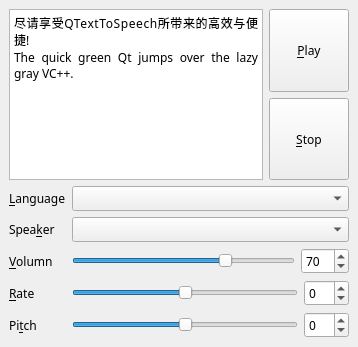
<?xml version="1.0" encoding="UTF-8"?>
<ui version="4.0">
 <class>TTS</class>
 <widget class="QMainWindow" name="TTS">
  <property name="geometry">
   <rect>
    <x>0</x>
    <y>0</y>
    <width>358</width>
    <height>347</height>
   </rect>
  </property>
  <property name="font">
   <font>
    <family>宋体</family>
   </font>
  </property>
  <property name="windowTitle">
   <string>Text to Speech</string>
  </property>
  <widget class="QWidget" name="centralwidget">
   <layout class="QVBoxLayout" name="verticalLayout_2">
    <item>
     <layout class="QHBoxLayout" name="horizontalLayout">
      <item>
       <widget class="QTextEdit" name="text">
        <property name="font">
         <font>
          <pointsize>9</pointsize>
         </font>
        </property>
        <property name="html">
         <string>&lt;!DOCTYPE HTML PUBLIC &quot;-//W3C//DTD HTML 4.0//EN&quot; &quot;http://www.w3.org/TR/REC-html40/strict.dtd&quot;&gt;
&lt;html&gt;&lt;head&gt;&lt;meta name=&quot;qrichtext&quot; content=&quot;1&quot; /&gt;&lt;style type=&quot;text/css&quot;&gt;
p, li { white-space: pre-wrap; }
&lt;/style&gt;&lt;/head&gt;&lt;body style=&quot; font-family:'宋体'; font-size:9pt; font-weight:400; font-style:normal;&quot;&gt;
&lt;p align=&quot;justify&quot; style=&quot; margin-top:0px; margin-bottom:0px; margin-left:0px; margin-right:0px; -qt-block-indent:0; text-indent:0px;&quot;&gt;&lt;span style=&quot; font-family:'宋体';&quot;&gt;尽请享受QTextToSpeech所带来的高效与便捷!&lt;/span&gt;&lt;/p&gt;
&lt;p align=&quot;justify&quot; style=&quot; margin-top:0px; margin-bottom:0px; margin-left:0px; margin-right:0px; -qt-block-indent:0; text-indent:0px;&quot;&gt;&lt;span style=&quot; font-family:'宋体';&quot;&gt;The quick green Qt jumps over the lazy gray VC++.&lt;/span&gt;&lt;/p&gt;&lt;/body&gt;&lt;/html&gt;</string>
        </property>
       </widget>
      </item>
      <item>
       <layout class="QVBoxLayout" name="verticalLayout">
        <item>
         <widget class="QPushButton" name="btnPlay">
          <property name="sizePolicy">
           <sizepolicy hsizetype="Minimum" vsizetype="Preferred">
            <horstretch>0</horstretch>
            <verstretch>0</verstretch>
           </sizepolicy>
          </property>
          <property name="text">
           <string>&amp;Play</string>
          </property>
         </widget>
        </item>
        <item>
         <widget class="QPushButton" name="btnStop">
          <property name="sizePolicy">
           <sizepolicy hsizetype="Minimum" vsizetype="Preferred">
            <horstretch>0</horstretch>
            <verstretch>0</verstretch>
           </sizepolicy>
          </property>
          <property name="text">
           <string>&amp;Stop</string>
          </property>
         </widget>
        </item>
       </layout>
      </item>
     </layout>
    </item>
    <item>
     <layout class="QGridLayout" name="gridLayout">
      <item row="0" column="1">
       <widget class="QComboBox" name="cbLanguage">
        <property name="sizePolicy">
         <sizepolicy hsizetype="Expanding" vsizetype="Fixed">
          <horstretch>0</horstretch>
          <verstretch>0</verstretch>
         </sizepolicy>
        </property>
       </widget>
      </item>
      <item row="3" column="0">
       <widget class="QLabel" name="label_4">
        <property name="text">
         <string>&amp;Rate</string>
        </property>
        <property name="buddy">
         <cstring>spbxRate</cstring>
        </property>
       </widget>
      </item>
      <item row="1" column="1">
       <widget class="QComboBox" name="cbVoice">
        <property name="sizePolicy">
         <sizepolicy hsizetype="Expanding" vsizetype="Fixed">
          <horstretch>0</horstretch>
          <verstretch>0</verstretch>
         </sizepolicy>
        </property>
        <property name="currentIndex">
         <number>-1</number>
        </property>
       </widget>
      </item>
      <item row="1" column="0">
       <widget class="QLabel" name="label_2">
        <property name="sizePolicy">
         <sizepolicy hsizetype="Minimum" vsizetype="Preferred">
          <horstretch>0</horstretch>
          <verstretch>0</verstretch>
         </sizepolicy>
        </property>
        <property name="text">
         <string>Spea&amp;ker</string>
        </property>
        <property name="buddy">
         <cstring>cbVoice</cstring>
        </property>
       </widget>
      </item>
      <item row="2" column="0">
       <widget class="QLabel" name="label_3">
        <property name="text">
         <string>&amp;Volumn</string>
        </property>
        <property name="buddy">
         <cstring>spbxVolume</cstring>
        </property>
       </widget>
      </item>
      <item row="0" column="0">
       <widget class="QLabel" name="label">
        <property name="sizePolicy">
         <sizepolicy hsizetype="Minimum" vsizetype="Preferred">
          <horstretch>0</horstretch>
          <verstretch>0</verstretch>
         </sizepolicy>
        </property>
        <property name="text">
         <string>&amp;Language</string>
        </property>
        <property name="buddy">
         <cstring>cbLanguage</cstring>
        </property>
       </widget>
      </item>
      <item row="4" column="0">
       <widget class="QLabel" name="label_5">
        <property name="text">
         <string>Pi&amp;tch</string>
        </property>
        <property name="buddy">
         <cstring>spbxPitch</cstring>
        </property>
       </widget>
      </item>
      <item row="2" column="1">
       <layout class="QHBoxLayout" name="horizontalLayout_2">
        <item>
         <widget class="QSlider" name="sldrVolume">
          <property name="maximum">
           <number>100</number>
          </property>
          <property name="value">
           <number>70</number>
          </property>
          <property name="orientation">
           <enum>Qt::Horizontal</enum>
          </property>
         </widget>
        </item>
        <item>
         <widget class="QSpinBox" name="spbxVolume">
          <property name="maximum">
           <number>100</number>
          </property>
          <property name="value">
           <number>70</number>
          </property>
         </widget>
        </item>
       </layout>
      </item>
      <item row="3" column="1">
       <layout class="QHBoxLayout" name="horizontalLayout_3">
        <item>
         <widget class="QSlider" name="sldrRate">
          <property name="minimum">
           <number>-10</number>
          </property>
          <property name="maximum">
           <number>10</number>
          </property>
          <property name="orientation">
           <enum>Qt::Horizontal</enum>
          </property>
         </widget>
        </item>
        <item>
         <widget class="QSpinBox" name="spbxRate">
          <property name="minimum">
           <number>-10</number>
          </property>
          <property name="maximum">
           <number>10</number>
          </property>
         </widget>
        </item>
       </layout>
      </item>
      <item row="4" column="1">
       <layout class="QHBoxLayout" name="horizontalLayout_4">
        <item>
         <widget class="QSlider" name="sldrPitch">
          <property name="minimum">
           <number>-10</number>
          </property>
          <property name="maximum">
           <number>10</number>
          </property>
          <property name="orientation">
           <enum>Qt::Horizontal</enum>
          </property>
         </widget>
        </item>
        <item>
         <widget class="QSpinBox" name="spbxPitch">
          <property name="minimum">
           <number>-10</number>
          </property>
          <property name="maximum">
           <number>10</number>
          </property>
         </widget>
        </item>
       </layout>
      </item>
     </layout>
    </item>
   </layout>
  </widget>
 </widget>
 <tabstops>
  <tabstop>text</tabstop>
  <tabstop>btnPlay</tabstop>
  <tabstop>btnStop</tabstop>
  <tabstop>cbLanguage</tabstop>
  <tabstop>cbVoice</tabstop>
  <tabstop>sldrVolume</tabstop>
  <tabstop>sldrRate</tabstop>
  <tabstop>sldrPitch</tabstop>
  <tabstop>spbxVolume</tabstop>
  <tabstop>spbxRate</tabstop>
  <tabstop>spbxPitch</tabstop>
 </tabstops>
 <resources/>
 <connections>
  <connection>
   <sender>sldrVolume</sender>
   <signal>valueChanged(int)</signal>
   <receiver>spbxVolume</receiver>
   <slot>setValue(int)</slot>
   <hints>
    <hint type="sourcelabel">
     <x>104</x>
     <y>270</y>
    </hint>
    <hint type="destinationlabel">
     <x>248</x>
     <y>272</y>
    </hint>
   </hints>
  </connection>
  <connection>
   <sender>sldrRate</sender>
   <signal>valueChanged(int)</signal>
   <receiver>spbxRate</receiver>
   <slot>setValue(int)</slot>
   <hints>
    <hint type="sourcelabel">
     <x>178</x>
     <y>308</y>
    </hint>
    <hint type="destinationlabel">
     <x>271</x>
     <y>308</y>
    </hint>
   </hints>
  </connection>
  <connection>
   <sender>sldrPitch</sender>
   <signal>valueChanged(int)</signal>
   <receiver>spbxPitch</receiver>
   <slot>setValue(int)</slot>
   <hints>
    <hint type="sourcelabel">
     <x>183</x>
     <y>337</y>
    </hint>
    <hint type="destinationlabel">
     <x>249</x>
     <y>340</y>
    </hint>
   </hints>
  </connection>
  <connection>
   <sender>spbxVolume</sender>
   <signal>valueChanged(int)</signal>
   <receiver>sldrVolume</receiver>
   <slot>setValue(int)</slot>
   <hints>
    <hint type="sourcelabel">
     <x>264</x>
     <y>275</y>
    </hint>
    <hint type="destinationlabel">
     <x>215</x>
     <y>270</y>
    </hint>
   </hints>
  </connection>
  <connection>
   <sender>spbxRate</sender>
   <signal>valueChanged(int)</signal>
   <receiver>sldrRate</receiver>
   <slot>setValue(int)</slot>
   <hints>
    <hint type="sourcelabel">
     <x>261</x>
     <y>305</y>
    </hint>
    <hint type="destinationlabel">
     <x>211</x>
     <y>303</y>
    </hint>
   </hints>
  </connection>
  <connection>
   <sender>spbxPitch</sender>
   <signal>valueChanged(int)</signal>
   <receiver>sldrPitch</receiver>
   <slot>setValue(int)</slot>
   <hints>
    <hint type="sourcelabel">
     <x>257</x>
     <y>333</y>
    </hint>
    <hint type="destinationlabel">
     <x>217</x>
     <y>333</y>
    </hint>
   </hints>
  </connection>
 </connections>
</ui>
